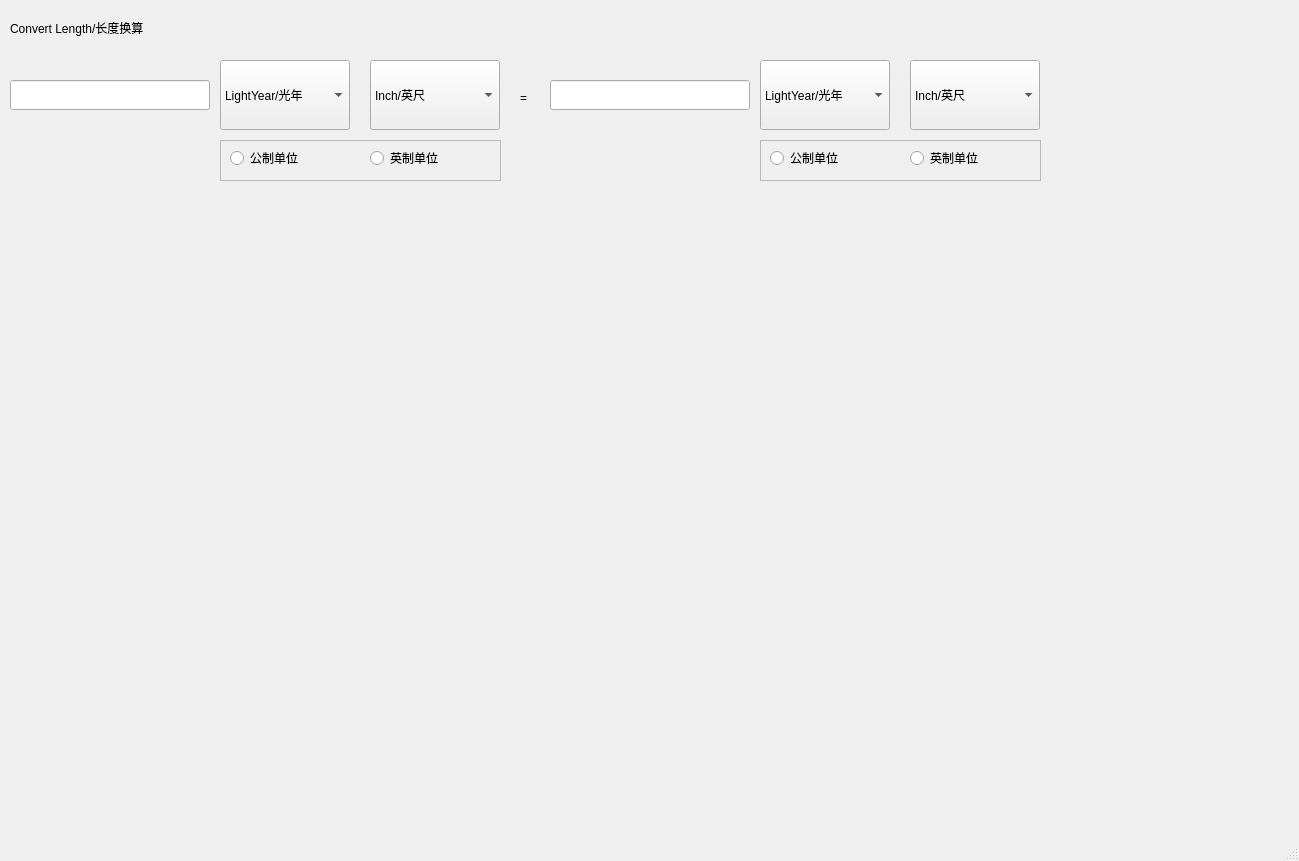
<?xml version="1.0" encoding="UTF-8"?>
<ui version="4.0">
 <class>MainWindow</class>
 <widget class="QMainWindow" name="MainWindow">
  <property name="geometry">
   <rect>
    <x>0</x>
    <y>0</y>
    <width>1299</width>
    <height>861</height>
   </rect>
  </property>
  <property name="windowTitle">
   <string>MainWindow</string>
  </property>
  <widget class="QWidget" name="centralwidget">
   <widget class="QComboBox" name="comboBoxInputMetricUnits">
    <property name="geometry">
     <rect>
      <x>220</x>
      <y>60</y>
      <width>130</width>
      <height>70</height>
     </rect>
    </property>
    <property name="sizePolicy">
     <sizepolicy hsizetype="Maximum" vsizetype="Maximum">
      <horstretch>0</horstretch>
      <verstretch>0</verstretch>
     </sizepolicy>
    </property>
    <property name="styleSheet">
     <string notr="true">font: 12pt &quot;Arial&quot;;</string>
    </property>
    <item>
     <property name="text">
      <string>LightYear/光年</string>
     </property>
    </item>
    <item>
     <property name="text">
      <string>KiloMeter/千米</string>
     </property>
    </item>
    <item>
     <property name="text">
      <string>Meter/米</string>
     </property>
    </item>
    <item>
     <property name="text">
      <string>Decimetre/分米</string>
     </property>
    </item>
    <item>
     <property name="text">
      <string>Centimeter/厘米</string>
     </property>
    </item>
    <item>
     <property name="text">
      <string>Millimetre/毫米</string>
     </property>
    </item>
    <item>
     <property name="text">
      <string>Nanometre/纳米</string>
     </property>
    </item>
    <item>
     <property name="text">
      <string>Picometer/皮米</string>
     </property>
    </item>
   </widget>
   <widget class="QComboBox" name="comboBoxInputImperialUnits">
    <property name="geometry">
     <rect>
      <x>370</x>
      <y>60</y>
      <width>130</width>
      <height>70</height>
     </rect>
    </property>
    <property name="sizePolicy">
     <sizepolicy hsizetype="Maximum" vsizetype="Maximum">
      <horstretch>0</horstretch>
      <verstretch>0</verstretch>
     </sizepolicy>
    </property>
    <property name="styleSheet">
     <string notr="true">font: 12pt &quot;Arial&quot;;</string>
    </property>
    <item>
     <property name="text">
      <string>Inch/英尺</string>
     </property>
    </item>
    <item>
     <property name="text">
      <string>Foot/ 英尺</string>
     </property>
    </item>
    <item>
     <property name="text">
      <string>Yard/码</string>
     </property>
    </item>
    <item>
     <property name="text">
      <string>Mile/英里</string>
     </property>
    </item>
    <item>
     <property name="text">
      <string>NauticalMile/海</string>
     </property>
    </item>
    <item>
     <property name="text">
      <string>Furlong/弗隆</string>
     </property>
    </item>
    <item>
     <property name="text">
      <string>Fathom/英寻</string>
     </property>
    </item>
   </widget>
   <widget class="QLineEdit" name="LengthInput">
    <property name="geometry">
     <rect>
      <x>10</x>
      <y>80</y>
      <width>200</width>
      <height>30</height>
     </rect>
    </property>
    <property name="styleSheet">
     <string notr="true">font: 12pt &quot;Arial&quot;;</string>
    </property>
   </widget>
   <widget class="QComboBox" name="comboBoxOutMetricUnits">
    <property name="geometry">
     <rect>
      <x>760</x>
      <y>60</y>
      <width>130</width>
      <height>70</height>
     </rect>
    </property>
    <property name="sizePolicy">
     <sizepolicy hsizetype="Maximum" vsizetype="Maximum">
      <horstretch>0</horstretch>
      <verstretch>0</verstretch>
     </sizepolicy>
    </property>
    <property name="styleSheet">
     <string notr="true">font: 12pt &quot;Arial&quot;;</string>
    </property>
    <item>
     <property name="text">
      <string>LightYear/光年</string>
     </property>
    </item>
    <item>
     <property name="text">
      <string>KiloMeter/千米</string>
     </property>
    </item>
    <item>
     <property name="text">
      <string>Meter/米</string>
     </property>
    </item>
    <item>
     <property name="text">
      <string>Decimetre/分米</string>
     </property>
    </item>
    <item>
     <property name="text">
      <string>Centimeter/厘米</string>
     </property>
    </item>
    <item>
     <property name="text">
      <string>Millimetre/毫米</string>
     </property>
    </item>
    <item>
     <property name="text">
      <string>Nanometre/纳米</string>
     </property>
    </item>
    <item>
     <property name="text">
      <string>Picometer/皮米</string>
     </property>
    </item>
   </widget>
   <widget class="QLineEdit" name="LengthOut">
    <property name="geometry">
     <rect>
      <x>550</x>
      <y>80</y>
      <width>200</width>
      <height>30</height>
     </rect>
    </property>
    <property name="styleSheet">
     <string notr="true">font: 12pt &quot;Arial&quot;;</string>
    </property>
   </widget>
   <widget class="QComboBox" name="comboBoxOutputImperialUnits">
    <property name="geometry">
     <rect>
      <x>910</x>
      <y>60</y>
      <width>130</width>
      <height>70</height>
     </rect>
    </property>
    <property name="sizePolicy">
     <sizepolicy hsizetype="Maximum" vsizetype="Maximum">
      <horstretch>0</horstretch>
      <verstretch>0</verstretch>
     </sizepolicy>
    </property>
    <property name="styleSheet">
     <string notr="true">font: 12pt &quot;Arial&quot;;</string>
    </property>
    <item>
     <property name="text">
      <string>Inch/英尺</string>
     </property>
    </item>
    <item>
     <property name="text">
      <string>Foot/ 英尺</string>
     </property>
    </item>
    <item>
     <property name="text">
      <string>Yard/码</string>
     </property>
    </item>
    <item>
     <property name="text">
      <string>Mile/英里</string>
     </property>
    </item>
    <item>
     <property name="text">
      <string>NauticalMile/海</string>
     </property>
    </item>
    <item>
     <property name="text">
      <string>Furlong/弗隆</string>
     </property>
    </item>
    <item>
     <property name="text">
      <string>Fathom/英寻</string>
     </property>
    </item>
   </widget>
   <widget class="QLabel" name="label">
    <property name="geometry">
     <rect>
      <x>520</x>
      <y>90</y>
      <width>16</width>
      <height>16</height>
     </rect>
    </property>
    <property name="styleSheet">
     <string notr="true">font: 75 20pt &quot;Arial&quot;;</string>
    </property>
    <property name="text">
     <string>=</string>
    </property>
   </widget>
   <widget class="QLabel" name="label_2">
    <property name="geometry">
     <rect>
      <x>10</x>
      <y>10</y>
      <width>360</width>
      <height>35</height>
     </rect>
    </property>
    <property name="styleSheet">
     <string notr="true">font: 75 24pt &quot;Arial&quot;;</string>
    </property>
    <property name="text">
     <string>Convert Length/长度换算</string>
    </property>
   </widget>
   <widget class="QFrame" name="Input">
    <property name="geometry">
     <rect>
      <x>220</x>
      <y>140</y>
      <width>281</width>
      <height>41</height>
     </rect>
    </property>
    <property name="styleSheet">
     <string notr="true">font: 12pt &quot;Arial&quot;;</string>
    </property>
    <property name="frameShape">
     <enum>QFrame::StyledPanel</enum>
    </property>
    <property name="frameShadow">
     <enum>QFrame::Raised</enum>
    </property>
    <widget class="QRadioButton" name="InputMetricUnits">
     <property name="geometry">
      <rect>
       <x>10</x>
       <y>10</y>
       <width>89</width>
       <height>16</height>
      </rect>
     </property>
     <property name="text">
      <string>公制单位</string>
     </property>
    </widget>
    <widget class="QRadioButton" name="InputImperialUnits">
     <property name="geometry">
      <rect>
       <x>150</x>
       <y>10</y>
       <width>89</width>
       <height>16</height>
      </rect>
     </property>
     <property name="text">
      <string>英制单位</string>
     </property>
    </widget>
   </widget>
   <widget class="QFrame" name="Out">
    <property name="geometry">
     <rect>
      <x>760</x>
      <y>140</y>
      <width>281</width>
      <height>41</height>
     </rect>
    </property>
    <property name="styleSheet">
     <string notr="true">font: 12pt &quot;Arial&quot;;</string>
    </property>
    <property name="frameShape">
     <enum>QFrame::StyledPanel</enum>
    </property>
    <property name="frameShadow">
     <enum>QFrame::Raised</enum>
    </property>
    <widget class="QRadioButton" name="OutMetricUnits">
     <property name="geometry">
      <rect>
       <x>10</x>
       <y>10</y>
       <width>89</width>
       <height>16</height>
      </rect>
     </property>
     <property name="text">
      <string>公制单位</string>
     </property>
    </widget>
    <widget class="QRadioButton" name="OutputImperialUnits">
     <property name="geometry">
      <rect>
       <x>150</x>
       <y>10</y>
       <width>89</width>
       <height>16</height>
      </rect>
     </property>
     <property name="text">
      <string>英制单位</string>
     </property>
    </widget>
   </widget>
  </widget>
  <widget class="QMenuBar" name="menubar">
   <property name="geometry">
    <rect>
     <x>0</x>
     <y>0</y>
     <width>1299</width>
     <height>23</height>
    </rect>
   </property>
  </widget>
  <widget class="QStatusBar" name="statusbar"/>
 </widget>
 <resources/>
 <connections/>
</ui>
